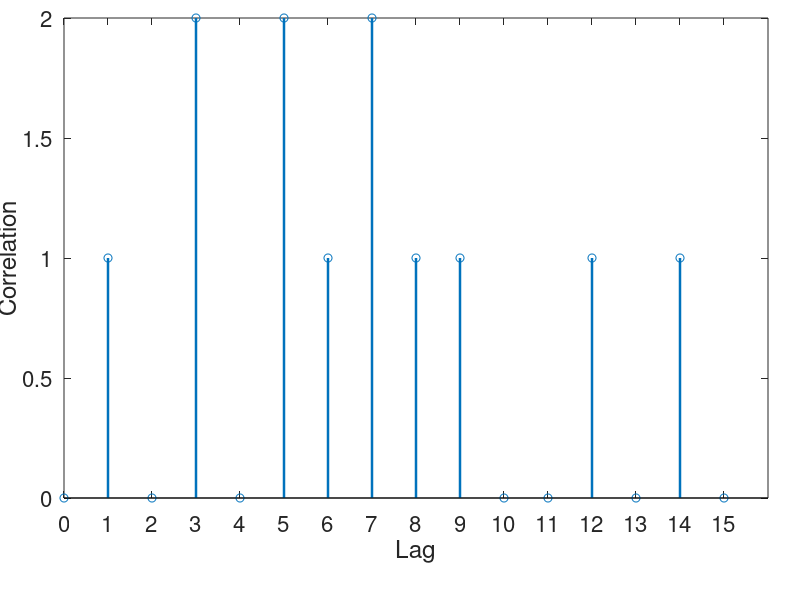
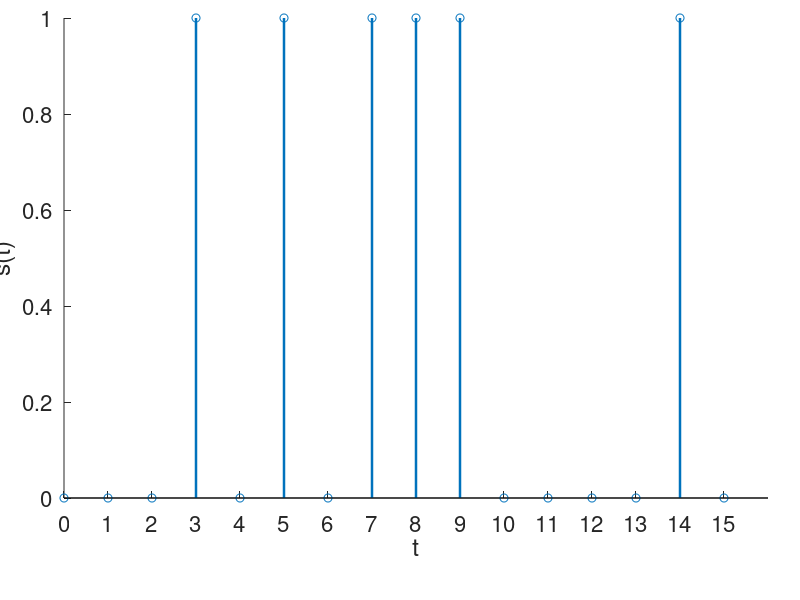
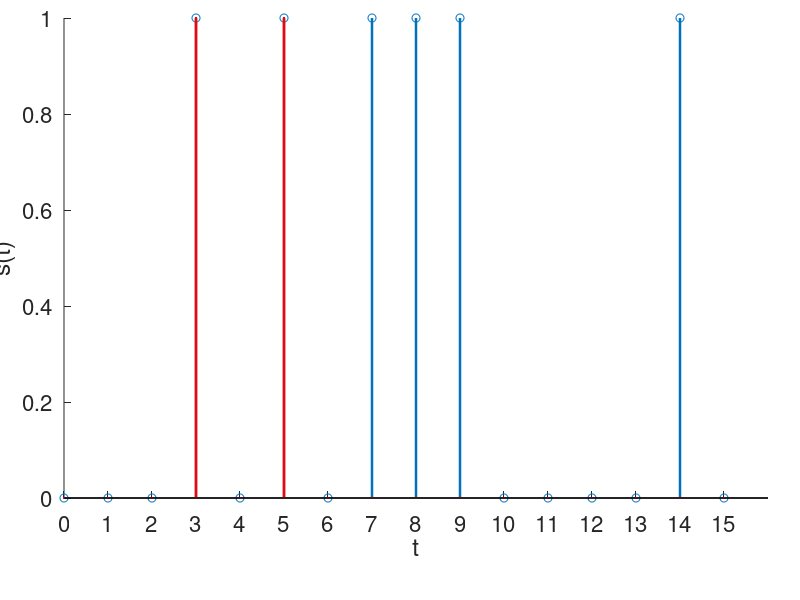
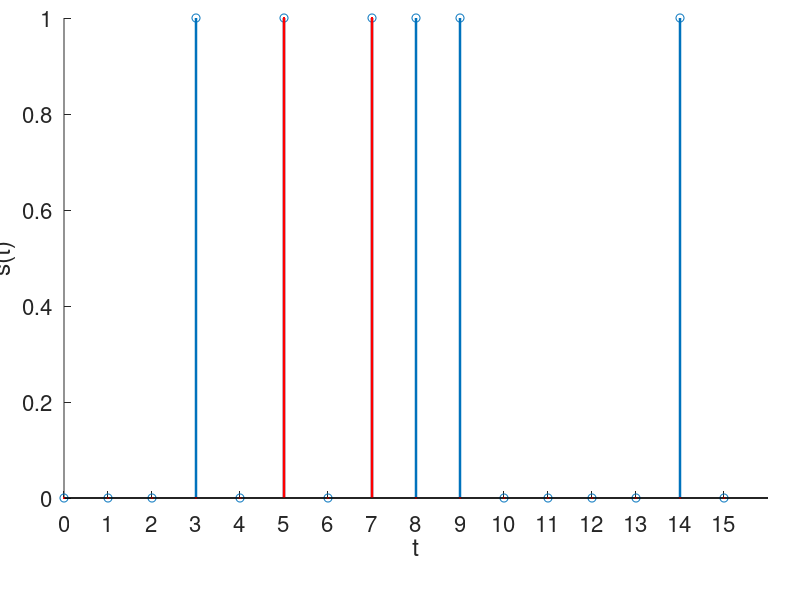

MATLAB code for these plots, in order:
close all
clear all

figure_properties = {'units', 'centimeters', 'position', [12, 10, 30, 10], ...
    'DefaultAxesPosition', [0.08, 0.17, 0.88, 0.8]};
lw = 1.8;
fs = 16;

signal = [0 0 0 1 0 1 0 1 1 1 0 0 0 0 1 0];
sync = [1 0 1];

signal_len = length(signal);
sync_len = 3;
data_len = 8;

pos = 0:(signal_len-1);

[corr, lag] = xcorr(signal, sync);
corr = corr(signal_len:end);
lag = lag(signal_len:end);

max_corr_ind = (corr == max(corr));

figure(figure_properties{:})
stem(lag, corr, 'LineWidth', lw)
xticks(lag)
xlabel('Lag')
ylabel('Correlation')
set(gca, 'FontSize', fs)

figure(figure_properties{:})
hold on
stem(pos, signal, 'LineWidth', lw)
xticks(pos)
xlabel('t')
ylabel('s(t)')
set(gca, 'FontSize', fs)


for i = 1:length(max_corr_ind)
    if (max_corr_ind(i))
        lagged_sync = zeros(1, signal_len);
        sync_range = (lag(i):(lag(i)+sync_len-1)) + 1;
        lagged_sync(sync_range) = sync;
        figure(figure_properties{:})
        hold on
        stem(pos, signal, 'LineWidth', lw)
        stem(pos, lagged_sync, 'r.', 'LineWidth', lw)
        xticks(pos)
        xlabel('t')
        ylabel('s(t)')
        set(gca, 'FontSize', fs)
    end
end

data_start = min(lag(max_corr_ind));
data_range = (data_start+1:data_start+data_len) + sync_len;
data = signal(data_range)


